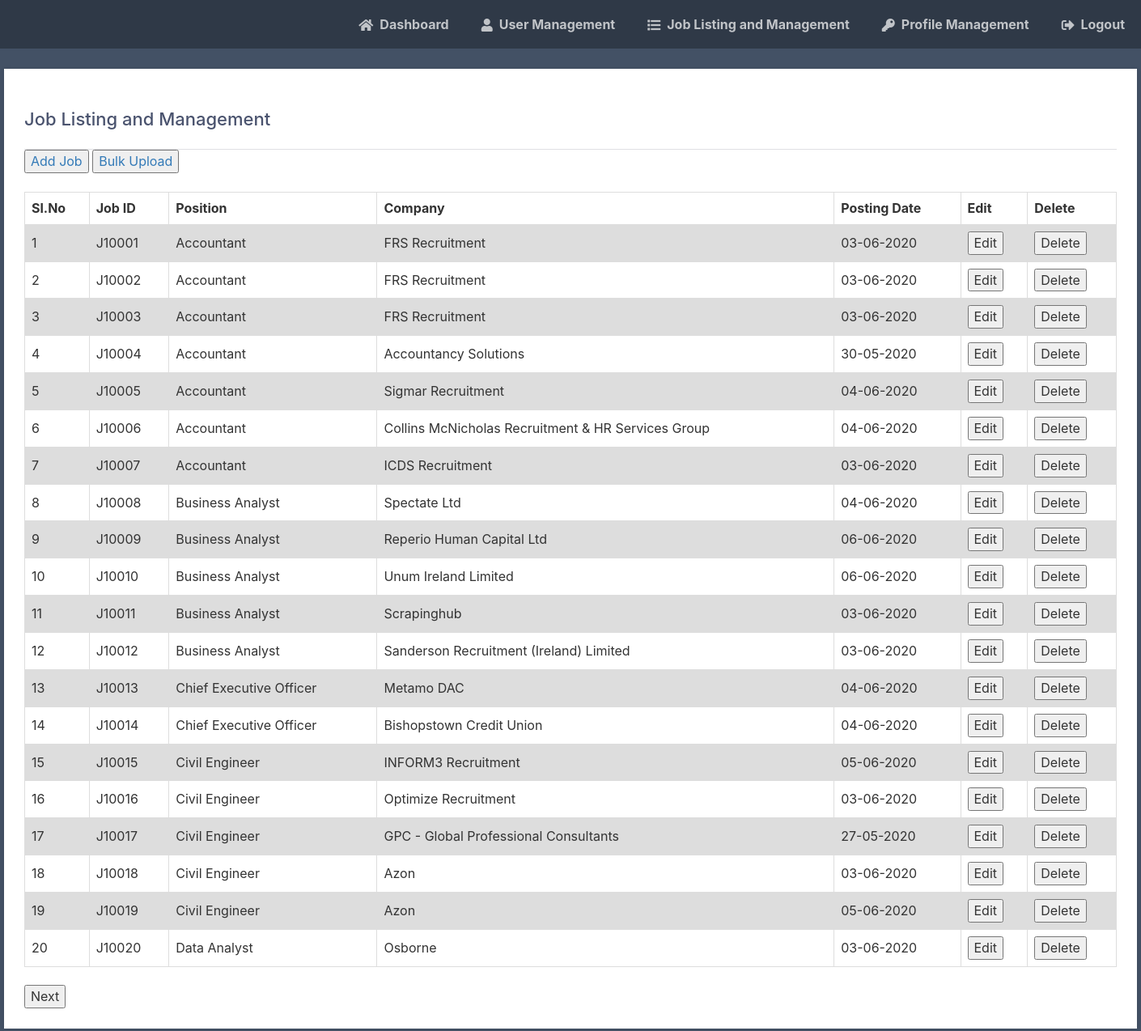
/adm_job_mgmt (signed in), run on the app's committed database.
### tables this page shows
CREATE TABLE Job(
Job_Sl INTEGER,
Job_ID TEXT PRIMARY KEY,
Job_Tit TEXT NOT NULL,
Job_Comp TEXT NOT NULL,
Job_Exp TEXT,
Job_Sal TEXT,
Job_Des TEXT,
Job_Loc TEXT,
Job_Type TEXT,
Job_Not_Date TEXT,
Job_Appl_Link TEXT,
Job_Car_Lvl,
Job_Qual);

### main.py (the view)
@app.route('/adm_job_mgmt', methods=['GET', 'POST'])
def adm_job_mgmt():
    if 'loggedin' in session:
        with sqlite3.connect("Data_Analytics.db") as con:
            cur = con.cursor()
            cur.execute('SELECT * FROM Job')
            items = cur.fetchall()
            cur.execute('Select count(Job_ID) from Job')
            cnt = cur.fetchone()
            con.commit()
            count = cnt[0]
            lst = []
            if count <= 20:
                for i in range(0,count):
                    tup = (i+1, items[i][1], items[i][2], items[i][3], items[i][9])
                    lst.append((tup[0], tup[1], tup[2], tup[3], tup[4]))
                return render_template('adm_job_mgmt.html', lst=lst, count_t=count)
            else:
                count_t=20
                for i in range(0,20):
                    tup = (i+1, items[i][1], items[i][2], items[i][3], items[i][9])
                    lst.append((tup[0], tup[1], tup[2], tup[3], tup[4]))
                return render_template('adm_job_mgmt_lst.html', lst=lst, count_t=count_t)
    else:
        session.pop('loggedin', None)
        session.pop('username', None)
        return redirect(url_for('login'))

### templates/adm_job_mgmt_lst.html (shortened to what this page needs)
{% extends 'adm_layout.html' %}
{% block content %}
		<div>
            <h2>Job Listing and Management</h2>
            <div>
                <a href="{{ url_for('adm_add_job') }}"><button type="submit">Add Job</button></a>
                <a href="{{ url_for('adm_bulk_upload') }}"><button type="button">Bulk Upload</button><br /><br /></a>
                <table>
                    <tr>
                        <th>Sl.No</th>
                        <th>Job ID</th>
                        <th>Position</th>
                        <th>Company</th>
                        <th>Posting Date</th>
                        <th>Edit</th>
                        <th>Delete</th>
                    </tr>
                    {% for j in range(count_t) %}
                    <tr>
                            <td>{{lst[j][0]}}</td>
                            <td>{{lst[j][1]}}</td>
                            <td>{{lst[j][2]}}</td>
                            <td>{{lst[j][3]}}</td>
                            <td>{{lst[j][4]}}</td>
                            <td><form id="edit" action="{{url_for('adm_job_edit', action='edit', item_id=lst[j][1])}}" method="POST"><button>Edit</button></form></td>
                            <td><form id="delete" action="{{url_for('adm_job_del', action='delete', item_id=lst[j][1])}}" method="POST"><button onclick="return confirm('Do you want to delete this Job?')">Delete</button></form></td>
                    </tr>
                    {% endfor %}
                </table><br />
                <form id="Next" action="{{url_for('adm_job_mgmt_lst', action='next', lst_from=lst[count_t-1][0])}}" method="POST"><button>Next</button></form>
            </div>
        </div>
{% endblock %}

### static/style.css (style rules this page uses)
* { box-sizing: border-box; font-family: -apple-system, BlinkMacSystemFont, "segoe ui", roboto, oxygen, ubuntu, cantarell, "fira sans", "droid sans", "helvetica neue", Arial, sans-serif; font-size: 16px; -webkit-font-smoothing: antialiased; -moz-osx-font-smoothing: grayscale; }
body { background-color: #435165; margin: 0; }
body.loggedin { background-color: #435165; }
.content h2 { margin: 0; padding: 25px 0; font-size: 22px; border-bottom: 1px solid #e0e0e3; color: #4a536e; }

### templates/adm_layout.html (style rules this page uses)
table { font-family: arial, sans-serif; border-collapse: collapse; width: 100%; }
td, th { border: 1px solid #dddddd; text-align: left; padding: 8px; }
tr:nth-child(even) { background-color: #dddddd; }

### data on the page
Job: Job_ID "J10001", Job_Tit "Accountant", Job_Comp "FRS Recruitment", Job_Not_Date "03-06-2020"
Job: Job_ID "J10002", Job_Tit "Accountant", Job_Comp "FRS Recruitment", Job_Not_Date "03-06-2020"
Job: Job_ID "J10003", Job_Tit "Accountant", Job_Comp "FRS Recruitment", Job_Not_Date "03-06-2020"
Job: Job_ID "J10004", Job_Tit "Accountant", Job_Comp "Accountancy Solutions", Job_Not_Date "30-05-2020"
Job: Job_ID "J10005", Job_Tit "Accountant", Job_Comp "Sigmar Recruitment", Job_Not_Date "04-06-2020"
Job: Job_ID "J10006", Job_Tit "Accountant", Job_Comp "Collins McNicholas Recruitment & HR Services Group", Job_Not_Date "04-06-2020"
Job: Job_ID "J10007", Job_Tit "Accountant", Job_Comp "ICDS Recruitment", Job_Not_Date "03-06-2020"
Job: Job_ID "J10008", Job_Tit "Business Analyst", Job_Comp "Spectate Ltd", Job_Not_Date "04-06-2020"
Job: Job_ID "J10009", Job_Tit "Business Analyst", Job_Comp "Reperio Human Capital Ltd", Job_Not_Date "06-06-2020"
Job: Job_ID "J10010", Job_Tit "Business Analyst", Job_Comp "Unum Ireland Limited", Job_Not_Date "06-06-2020"
Job: Job_ID "J10011", Job_Tit "Business Analyst", Job_Comp "Scrapinghub", Job_Not_Date "03-06-2020"
Job: Job_ID "J10012", Job_Tit "Business Analyst", Job_Comp "Sanderson Recruitment (Ireland) Limited", Job_Not_Date "03-06-2020"
Job: Job_ID "J10013", Job_Tit "Chief Executive Officer", Job_Comp "Metamo DAC", Job_Not_Date "04-06-2020"
Job: Job_ID "J10014", Job_Tit "Chief Executive Officer", Job_Comp "Bishopstown Credit Union", Job_Not_Date "04-06-2020"
Job: Job_ID "J10015", Job_Tit "Civil Engineer", Job_Comp "INFORM3 Recruitment", Job_Not_Date "05-06-2020"
Job: Job_ID "J10016", Job_Tit "Civil Engineer", Job_Comp "Optimize Recruitment", Job_Not_Date "03-06-2020"
Job: Job_ID "J10017", Job_Tit "Civil Engineer", Job_Comp "GPC - Global Professional Consultants", Job_Not_Date "27-05-2020"
Job: Job_ID "J10018", Job_Tit "Civil Engineer", Job_Comp "Azon", Job_Not_Date "03-06-2020"
Job: Job_ID "J10019", Job_Tit "Civil Engineer", Job_Comp "Azon", Job_Not_Date "05-06-2020"
Job: Job_ID "J10020", Job_Tit "Data Analyst", Job_Comp "Osborne", Job_Not_Date "03-06-2020"

### other printed values
{{ lst[j][0] }} "1" "2" "3" "4" "5" "6" "7" "8" "9" "10" "11" "12" "13" "14" "15" "16" "17" "18" "19" "20"
